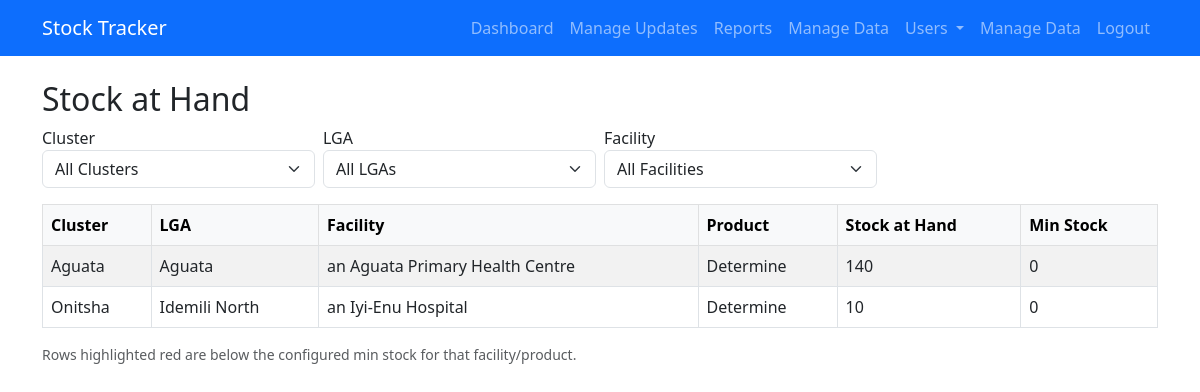
The app's page /facility_soh (signed in) with its own data.
### models.py (models this page shows, shortened)
class Facility(db.Model):
    id = db.Column(db.Integer, primary_key=True)
    name = db.Column(db.String(150), nullable=False)
    lga_id = db.Column(db.Integer, db.ForeignKey('lga.id'), nullable=False)
    facility_products = db.relationship('FacilityProduct', backref='facility', lazy=True)

class LGA(db.Model):
    id = db.Column(db.Integer, primary_key=True)
    name = db.Column(db.String(100), nullable=False)
    cluster_id = db.Column(db.Integer, db.ForeignKey('cluster.id'), nullable=False)
    facilities = db.relationship('Facility', backref='lga', lazy=True)

### app.py (the view, shortened to what this page needs)
@app.route('/facility_soh')
def facility_soh():
    cluster_id = request.args.get('cluster')
    lga_id = request.args.get('lga')
    facility_id = request.args.get('facility')
    base_sql = """
        SELECT c.name AS cluster,
               l.id   AS lga_id,
               l.name AS lga,
               f.id   AS facility_id,
               f.name AS facility,
               p.name AS product,
               COALESCE(fp.min_stock, 0) AS min_stock,
               SUM(
                   CASE
                       WHEN st.transaction_type IN ('Received','Opening') THEN st.quantity
                       WHEN st.transaction_type IN ('Issued','Lost','Damaged','Expired','Transfer') THEN -st.quantity
                       WHEN st.transaction_type='Adjusted' THEN st.quantity
                       ELSE 0
                   END
               ) AS stock_at_hand
        FROM stock_transaction st
        JOIN facility f ON st.facility_id = f.id
        JOIN lga l ON f.lga_id = l.id
        JOIN cluster c ON l.cluster_id = c.id
        JOIN product p ON st.product_id = p.id
        LEFT JOIN facility_product fp ON fp.facility_id = f.id AND fp.product_id = p.id
        WHERE 1=1
    """
    filters = []
    params = {}
    if cluster_id:
        filters.append("AND l.cluster_id = :cluster_id")
        params["cluster_id"] = cluster_id
    if lga_id:
        filters.append("AND f.lga_id = :lga_id")
        params["lga_id"] = lga_id
    if facility_id:
        filters.append("AND f.id = :facility_id")
        params["facility_id"] = facility_id
    sql = text(base_sql + " ".join(filters) + """
        GROUP BY c.name, l.id, l.name, f.id, f.name, p.name, fp.min_stock
        HAVING stock_at_hand IS NOT NULL AND stock_at_hand != 0
        ORDER BY c.name, l.name, f.name, p.name
    """)
    result = db.session.execute(sql, params).mappings().all()
    results = [{
        'cluster': r.get('cluster','N/A'),
        'lga': r.get('lga','N/A'),
        'facility': r.get('facility','N/A'),
        'product': r.get('product','N/A'),
        'min_stock': int(r.get('min_stock') or 0),
        'stock_at_hand': int(r.get('stock_at_hand') or 0)
    } for r in result]
    if current_user.role == 'super':
        clusters = Cluster.query.order_by(Cluster.name).all()
        lgas = LGA.query.filter_by(cluster_id=cluster_id).order_by(LGA.name).all() if cluster_id else []
        facilities = Facility.query.filter_by(lga_id=lga_id).order_by(Facility.name).all() if lga_id else []
    elif current_user.role == 'cluster':
        clusters = Cluster.query.filter_by(id=current_user.cluster_id).all()
        lgas = LGA.query.filter_by(cluster_id=current_user.cluster_id).order_by(LGA.name).all()
        facilities = Facility.query.filter_by(lga_id=lga_id).order_by(Facility.name).all() if lga_id else []
    elif current_user.role == 'lga':
        clusters = Cluster.query.filter_by(id=cluster_id).all()
        lgas = LGA.query.filter_by(id=current_user.lga_id).all()
        facilities = Facility.query.filter_by(lga_id=lga_id).order_by(Facility.name).all() if lga_id else []
    elif current_user.role == 'facility':
        clusters = Cluster.query.filter_by(id=cluster_id).all()
        lgas = LGA.query.filter_by(id=lga_id).all()
        facilities = Facility.query.filter_by(id=current_user.facility_id).all()
    return render_template(
        'facility_soh.html',
        results=results,
        clusters=clusters,
        lgas=lgas,
        facilities=facilities,
        selected_cluster=cluster_id,
        selected_lga=lga_id,
        selected_facility=facility_id
    )

### app.py (called while the page is built)
@login_manager.user_loader
def load_user(user_id):
    return User.query.get(int(user_id))

### templates/facility_soh.html (shortened to what this page needs)
{% extends 'base.html' %}
{% block content %}
<h2>Stock at Hand</h2>
<form method="get" class="row g-2 mb-3">
  <div class="col-md-3">
    <label>Cluster</label>
    <select name="cluster" class="form-select" onchange="this.form.submit()">
      <option value="">All Clusters</option>
    </select>
  </div>
  <div class="col-md-3">
    <label>LGA</label>
    <select name="lga" class="form-select" onchange="this.form.submit()">
      <option value="">All LGAs</option>
    </select>
  </div>
  <div class="col-md-3">
    <label>Facility</label>
    <select name="facility" class="form-select" onchange="this.form.submit()">
      <option value="">All Facilities</option>
    </select>
  </div>
</form>
<div class="table-responsive">
<table class="table table-bordered table-striped">
  <thead class="table-light">
    <tr>
      <th>Cluster</th>
      <th>LGA</th>
      <th>Facility</th>
      <th>Product</th>
      <th>Stock at Hand</th>
      <th>Min Stock</th>
    </tr>
  </thead>
  <tbody>
    {% for row in results %}
    <tr class="{% if row.stock_at_hand < row.min_stock %}table-danger{% endif %}">
      <td>{{ row.cluster }}</td>
      <td>{{ row.lga }}</td>
      <td>{{ row.facility }}</td>
      <td>{{ row.product }}</td>
      <td>{{ "{:,}".format(row.stock_at_hand) }}</td>
      <td>{{ "{:,}".format(row.min_stock) }}</td>
    </tr>
    {% endfor %}
  </tbody>
</table>
</div>
<p class="text-muted small">
  Rows highlighted red are below the configured min stock for that facility/product.
</p>
{% endblock %}

### records on screen
Facility: cluster "Aguata", lga "Aguata", facility "an Aguata Primary Health Centre", product "Determine", stock_at_hand "140", min_stock "0"
Facility: cluster "Onitsha", lga "Idemili North", facility "an Iyi-Enu Hospital", product "Determine", stock_at_hand "10", min_stock "0"
